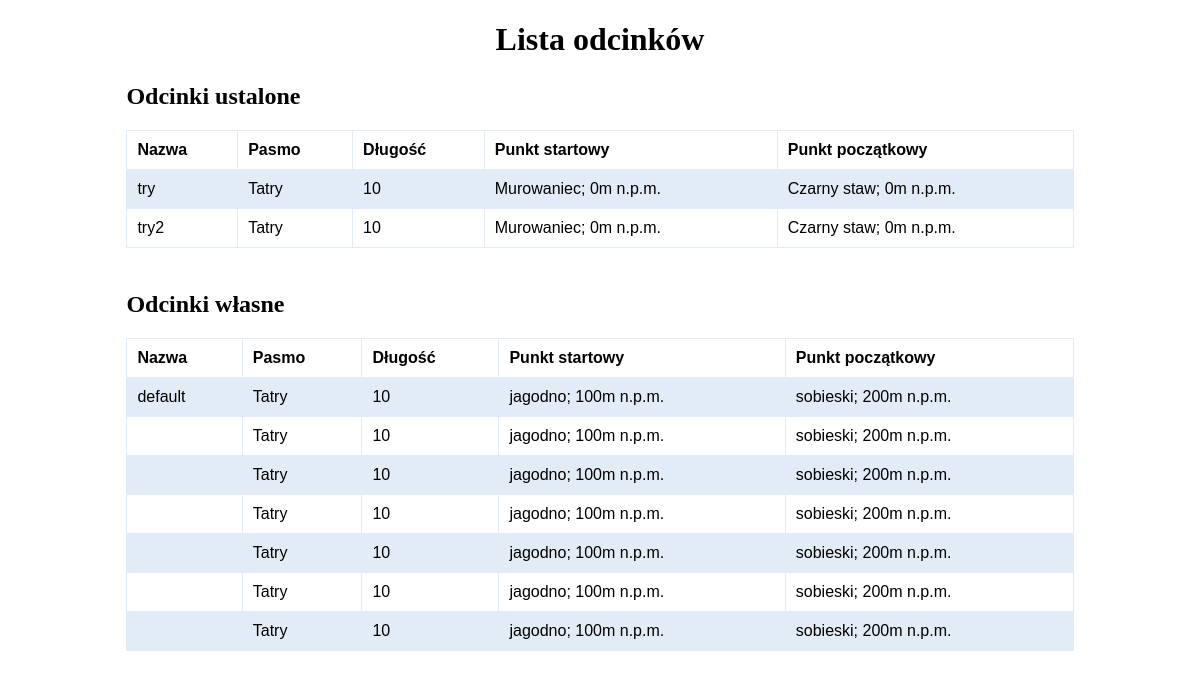
Before: /view_segments/ with the older database file.
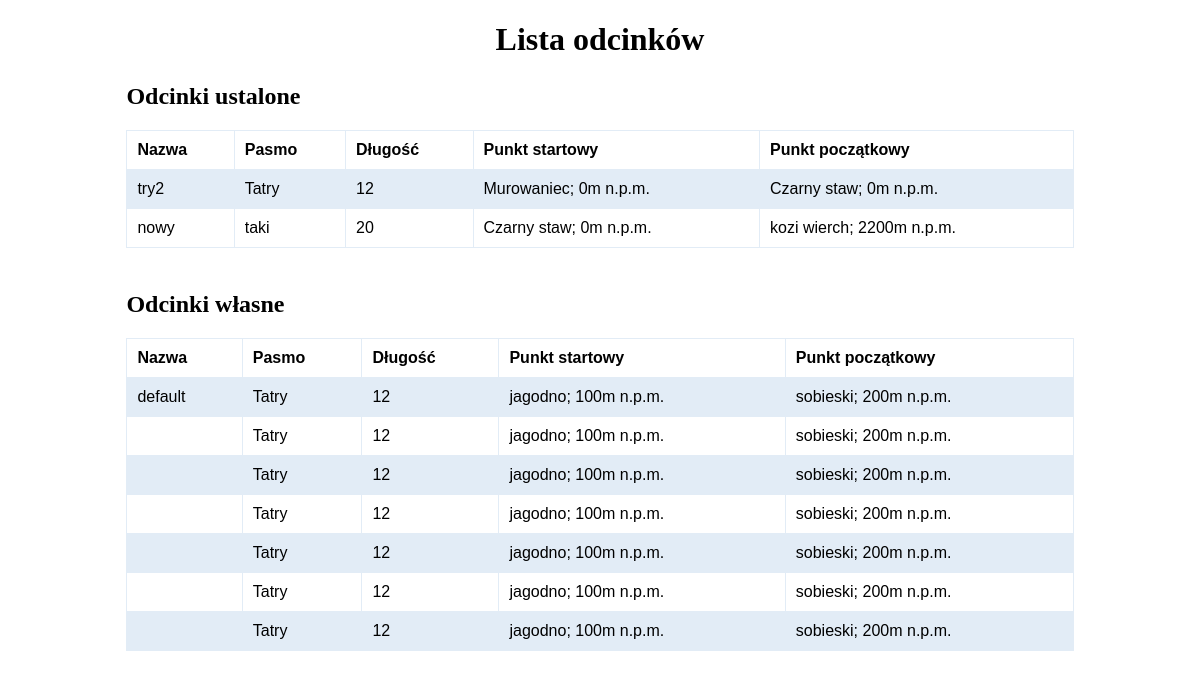
After: the same page with the newer database file.
### mysite/models/segment.py (models this page shows)
class DefinedSegment(models.Model):
    segment = models.ForeignKey(Segment, on_delete=models.CASCADE, related_name="defined_segment")
    points = models.IntegerField()
    start_point = models.ForeignKey(Point, on_delete=models.PROTECT, related_name='start_point')
    end_point = models.ForeignKey(Point, on_delete=models.PROTECT, related_name='end_point')
    name = models.CharField(max_length=100, unique=True)

class Segment(models.Model):
    length = models.IntegerField()
    range = models.ForeignKey(Range, on_delete=models.CASCADE, null=True)

class CustomSegment(models.Model):
    elevation = models.IntegerField()
    start_name = models.CharField(max_length=50)
    end_name = models.CharField(max_length=50)
    start_height = models.IntegerField()
    end_height = models.IntegerField()
    segment = models.ForeignKey(Segment, on_delete=models.CASCADE, related_name="custom_segment")
    name = models.CharField(max_length=100)

### mysite/models/range.py (models this page shows)
class Range(models.Model):
    country = models.CharField(max_length=30)
    name = models.CharField(max_length=30)
    group = models.ForeignKey(Group, on_delete=models.PROTECT)

### mysite/models/point.py (models this page shows)
class Point(models.Model):
    name = models.CharField(max_length=200)
    height = models.IntegerField(default=0)

### mysite/views/view_segments_view.py (the view)
# urls.py: path('view_segments/', ViewSegments.as_view()),
class ViewSegments(View):
    def get(self, request):
        definedSegments = list(DefinedSegment.objects.all())
        customSegments = list(CustomSegment.objects.all())
        return render(request, 'viewsegments.html', {'definedSegments': definedSegments, 'customSegments': customSegments})

### mysite/templates/viewsegments.html (shortened to what this page needs)
{% extends 'base.html' %}
{% block head %}
    {% load static %}
    <link rel="stylesheet" type="text/css" href="{% static 'view_segments_style.css' %}">
{% endblock %}
{% block above_content %}
    <h1>Lista odcinków</h1>
{% endblock %}
{% block content %}
<h2>Odcinki ustalone</h2>
<table>
     <tr>
         <th>Nazwa</th>
         <th>Pasmo</th>
         <th>Długość</th>
         <th>Punkt startowy</th>
         <th>Punkt początkowy</th>
    </tr>
     {% for definedSegment in definedSegments %}
        <tr>
            <td>{{definedSegment.name}}</td>
            <td>{{definedSegment.segment.range.name}}</td>
            <td>{{definedSegment.segment.length}}</td>
            <td>{{definedSegment.start_point.name}}; {{definedSegment.start_point.height}}m n.p.m.</td>
            <td>{{definedSegment.end_point.name}}; {{definedSegment.end_point.height}}m n.p.m.</td>
        </tr>
    {% endfor %}
</table>
<br>
<h2>Odcinki własne</h2>
<table>
     <tr>
         <th>Nazwa</th>
         <th>Pasmo</th>
         <th>Długość</th>
         <th>Punkt startowy</th>
         <th>Punkt początkowy</th>
    </tr>
     {% for customSegment in customSegments %}
        <tr>
            <td>{{customSegment.name}}</td>
            <td>{{customSegment.segment.range.name}}</td>
            <td>{{customSegment.segment.length}}</td>
            <td>{{customSegment.start_name}}; {{customSegment.start_height}}m n.p.m.</td>
            <td>{{customSegment.end_name}}; {{customSegment.end_height}}m n.p.m.</td>
        </tr>
    {% endfor %}
</table>
{% endblock %}

### mysite/templates/base.html (shortened to what this page needs)
<!DOCTYPE html>
<html>
<head>
    {% load static %}
    <link rel="stylesheet" type="text/css" href="{% static 'base_style.css' %}">
    {% block head %} {% endblock %}
</head>
<body>
    <header>
        {% block above_content %}{% endblock %}
    </header>
    <main>
        {% block content %}{% endblock %}
    </main>
</body>
</html>

### mysite/static/base_style.css (style rules this page uses)
h1 { text-align: center; }

### mysite/static/view_segments_style.css (style rules this page uses)
table { font-family: Arial, sans-serif; border-collapse: collapse; width: 80%; margin: auto; }
h2 { margin-left: 10%; margin-top: 25px; }
td, th { border: 1px solid #e2ecf6; text-align: left; padding: 10px; }
tr:nth-child(even) { background-color: #e2ecf6; }

Changed rows visible on the page:
removed DefinedSegment: name "try", segment.range.name "Tatry", segment.length "10", start_point.name "Murowaniec", start_point.height "0", end_point.name "Czarny staw", end_point.height "0"
changed through a linked row, DefinedSegment "try2": segment.length "10" → "12"
added DefinedSegment: name "nowy", segment.range.name "taki", segment.length "20", start_point.name "Czarny staw", start_point.height "0", end_point.name "kozi wierch", end_point.height "2200"
changed through a linked row, CustomSegment "default": segment.length "10" → "12"
changed through a linked row, CustomSegment (number 2 of 7 on the later page): segment.length "10" → "12"
changed through a linked row, CustomSegment (number 3 of 7 on the later page): segment.length "10" → "12"
changed through a linked row, CustomSegment (number 4 of 7 on the later page): segment.length "10" → "12"
changed through a linked row, CustomSegment (number 5 of 7 on the later page): segment.length "10" → "12"
changed through a linked row, CustomSegment (number 6 of 7 on the later page): segment.length "10" → "12"
changed through a linked row, CustomSegment (number 7 of 7 on the later page): segment.length "10" → "12"
